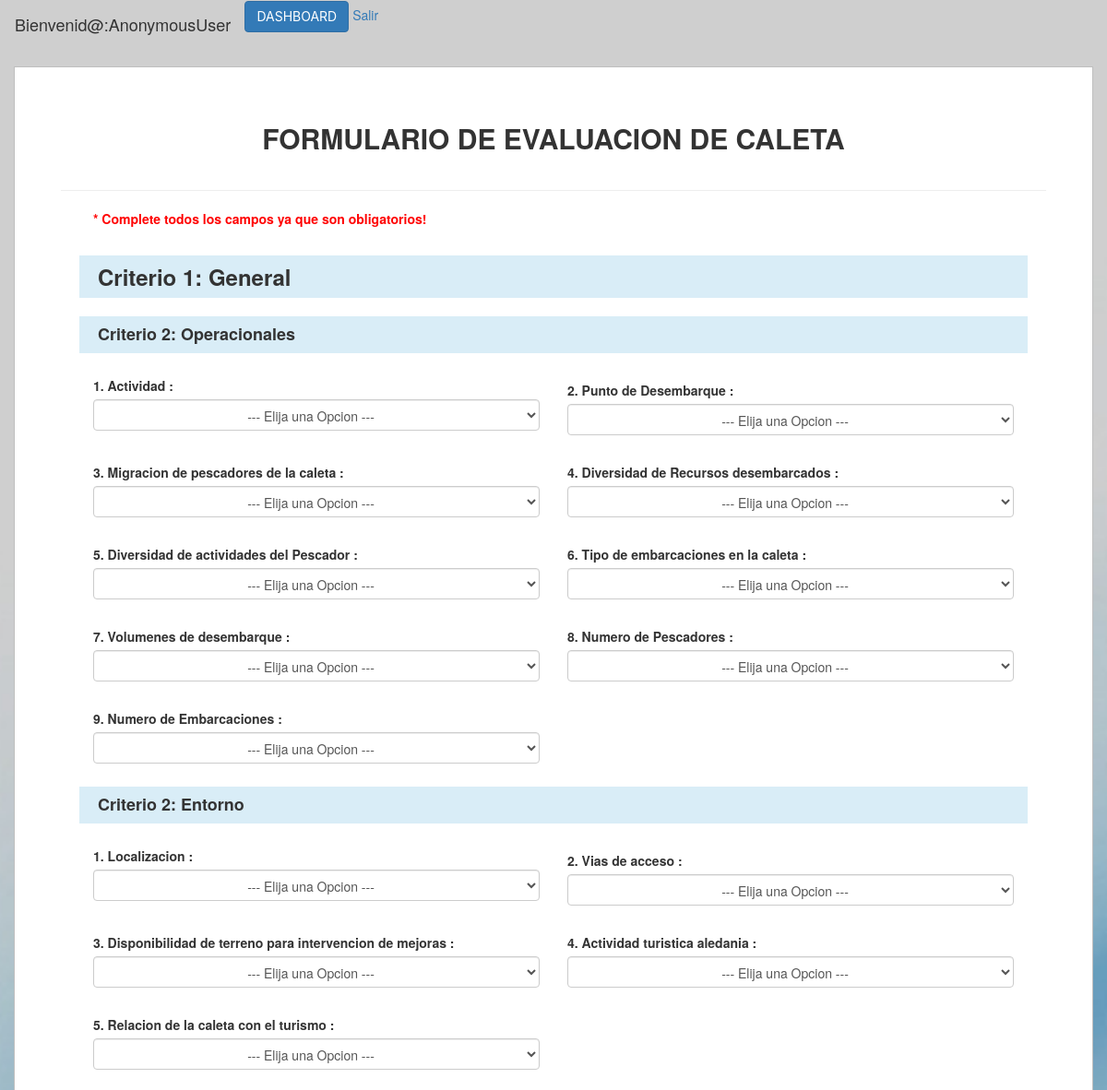
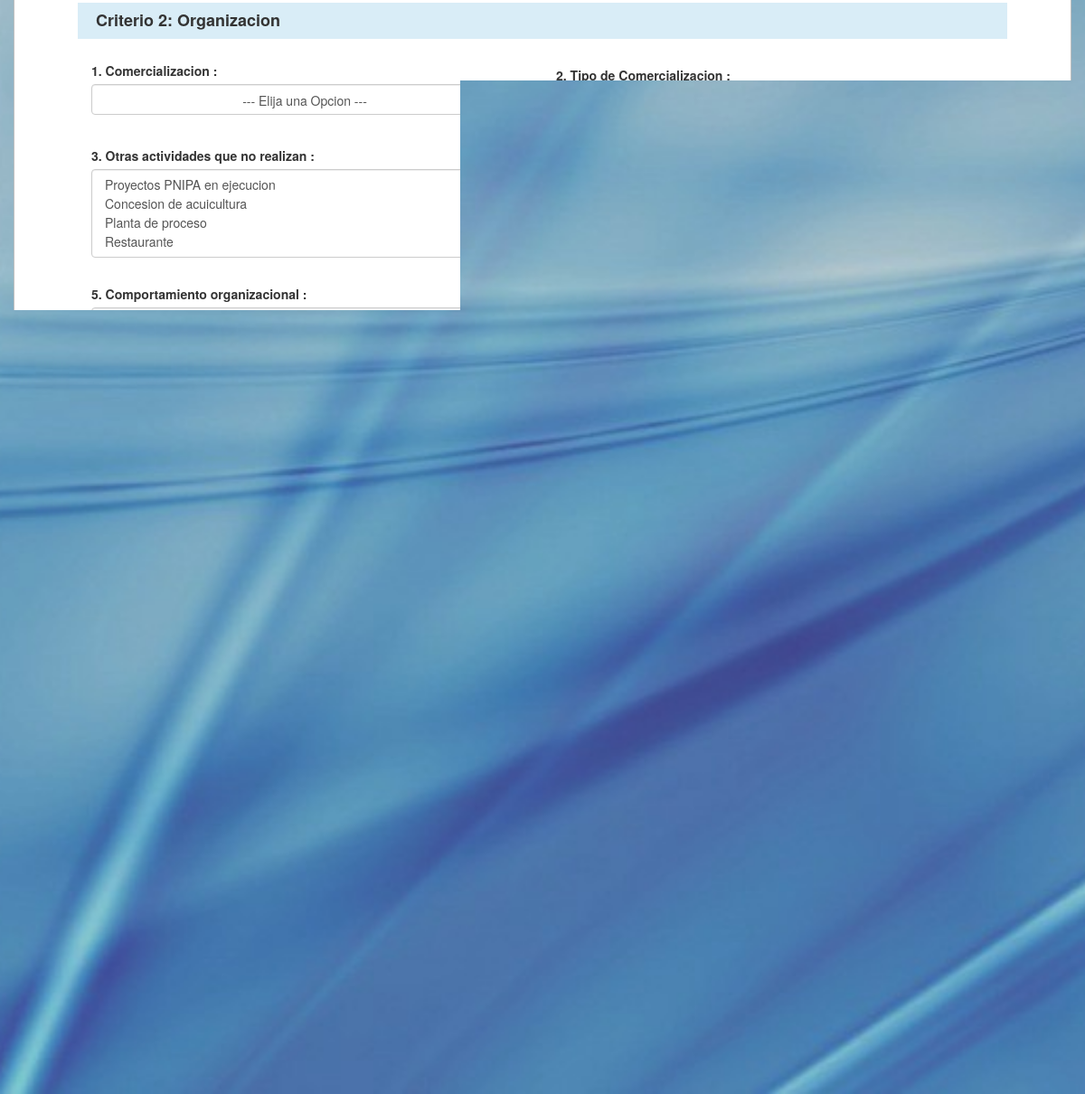
The page /form_eval on the database its author committed (2 pictures, top to bottom).
### criterios/models.py (models this page shows, shortened)
class Criterio(models.Model):
    idCriterio = models.AutoField(primary_key=True)
    idCriterioPadre = models.ForeignKey('self' , blank=True, null=True, on_delete=models.CASCADE)
    nombre = models.CharField(max_length=200)
    children = models.IntegerField(default=0)
    porcentaje = models.IntegerField(
        default = 1,
        validators=[MaxValueValidator, MinValueValidator]
    )
    nivel = models.IntegerField(
        default = 0
    )
    multipleOptions = models.BooleanField( default=False)
    def getId(self):
        return self.idCriterio
    def __init__(self, *args, **kwargs):
        super(Criterio, self).__init__(*args, **kwargs)
        if self.idCriterioPadre is not None:
            if self.nivel == 0:
                item = Criterio.objects.get(pk=self.idCriterioPadre.pk)
                self.nivel = item.nivel + 1

### criterios/views.py (the view)
# urls.py: re_path(r'form_eval$', views.criterios_list),
def criterios_list(request):
    items = Criterio.objects.raw("SELECT * FROM 'criterios_criterio' ORDER BY 'nivel'")  # WHERE nivel == 0
    ListOrdered = []
    newFunction(ListOrdered, items, None, 0)
    size = len(ListOrdered)
    criterios = []
    temp_crit = []
    for i in range(size):
        temp_crit.append(ListOrdered[i])
        if (i + 1) % 2 == 0:
            criterios.append(list(temp_crit))
            if len(temp_crit) > 0:
                del temp_crit[:]
    lsit_condiciones = Condicion.objects.raw("SELECT * FROM 'criterios_condicion' ORDER BY 'idCriterio'")
    ListOrderedCond = groupedCondition(lsit_condiciones)
    contexto = {'criterios': criterios, 'condiciones': ListOrderedCond}
    print(contexto)
    return render(request, 'formulario.html', contexto)

### criterios/models.py (called while the page is built)
    def __str__(self):
        return self.nombre

### criterios/templatetags/customer_template.py (called while the page is built)
@register.simple_tag
def any_function(lista, idCriterio):
	index = 0
	for i in range(len(lista)):
		if lista[i][0].idCriterio.getId() == idCriterio:
			index = i
			break
	return lista[index]

@register.simple_tag
def counting(num):
	return num+1

### criterios/views.py (called while the page is built)
def groupedCondition(listCondiciones):
    ListGroupedCond = []
    if listCondiciones:
        temp_list = []
        idCrit = listCondiciones[0].idCriterio
        for item in listCondiciones:
            if idCrit == item.idCriterio:
                temp_list.append(item)
            else:
                ListGroupedCond.append(list(temp_list))
                del temp_list[:]
                temp_list.append(item)
                idCrit = item.idCriterio
        if len(temp_list) > 0:
            ListGroupedCond.append(list(temp_list))
    return ListGroupedCond

### criterios/templates/formulario.html (shortened to what this page needs)
{% load customer_template %}
{% load static %}
<!DOCTYPE html>
<html lang="es">
<head>
  <link rel="stylesheet" href="{% static 'css/form_crit.css' %}" />
  <link rel="stylesheet" href="{% static 'css/fondodash.css' %}" />
  <link rel="stylesheet" href="https://maxcdn.bootstrapcdn.com/bootstrap/3.3.6/css/bootstrap.min.css" />
</head>
<body>
    <nav class="navbar navbar-light bg-primary-light">
        <a class="navbar-brand">Bienvenid@:{{user}}</a>
        <form class="form-inline">
            <a id="resultado" class="btn btn-primary btn-xl text-uppercase js-scroll-trigger" href="{% url 'dash'%}" role= "button">Dashboard</a>
          <a href="{% url 'logout'%}" >Salir</a>
        </form>
      </nav>
  <div id="contentprimero" class="container">
    <div id="crit_head" class="row">
      <h2> FORMULARIO DE EVALUACION DE CALETA </h2>
    </div>
    <hr>
    <div class="row" id="form_eval">
      <p> * Complete todos los campos ya que son obligatorios! </p>
      <form>
        {% if criterios %}
          {% for criterio in criterios %}
          <div class="row section_crit1">
              {% for items in criterio %}
                {% if items.nombre %}
                <h3 class="crit1_title"> Criterio 1: {{ items.nombre }}</h3>
                {% else %}
                  {% for item in items %}
                    {% if item.nombre %}
                    <div class="section_crit2">
                    <h4 class="crit2_title" > Criterio 2: {{ item.nombre }}</h4>
                    {% else %}
                      {% counting -1 as count %}
                        {% for it in item %}
                          {% counting count as count %}
                          <div class="form-group" >
                          <div class="col-sm-6 crit3_cont">
                          <label > {{ count }}. {{ it.nombre }} : </label>
                          {% any_function condiciones it.idCriterio as listaCond %}
                          {% if it.multipleOptions %}
                            <select class="form-control mul_select" multiple >
                            {% for condicion in listaCond %}
                              <option  value="{{condicion.ponderado}}/{{condicion.idCondicion}}"> {{ condicion }} </option>
                            {% endfor %}
                            </select>
                          </div>
                          {% else %}
                            <select class="form-control uni_select" style="text-align: center;"  >
                            <option value="none" disabled selected > --- Elija una Opcion --- </option>
                            </select>
                          </div>
                        {% endif%}
                          </div>
                        {% endfor %}
                    </div>
                    {% endif %}
                  {% endfor %}
                {% endif %}
              {% endfor %}
            <br>
          </div>
          {% endfor %}
        {% endif %}
        <hr>
        <div class="row" id="crits_footer">
        <button class="btn btn btn-light" onclick="restaurar()">Restaurar</button>
        <button type="button" class="btn btn-primary pull-right" onclick="evaluar()">EVALUAR CALETA</button>
      </div>
      </form>
    </div>
  </div>
</body>
<html>

### static/css/form_crit.css (style rules this page uses)
body { background-color: #f1f1f1; }
#contentprimero { background-color: white; border: 1px solid #BFBFBF; padding: 25px 50px; }
#crit_head { text-align: center; font-weight: bold; padding: 15px 15px 10px 15px; }
#crit_head h2 { font-weight: bold; }
.section_crit1 { padding-top: 0px; }
.section_crit1 h3 { font-weight: bold; }
.section_crit2 { width: 100%; float: left; }
.crit1_title { background-color: #d9edf7; font-weight: bold; padding: 10px 20px; box-sizing: border-box; }
.crit3_cont { padding: 15px 20px; box-sizing: border-box; float: left; }
.crit2_title { background-color: #d9edf7; font-weight: bold; padding: 10px 20px; box-sizing: border-box; }
#crits_footer { float: right; padding: 10px 0px; }
#crits_footer button { margin: 0px 10px; height: 50px; width: 150px; font-weight: bold; }
#form_eval { padding: 0px 50px; }
#form_eval p { color:red; font-weight: bold; }
a { color:#007bff; text-decoration:none; background-color:transparent; -webkit-text-decoration-skip:objects }
a:not([href]):not([tabindex]) { color:inherit; text-decoration:none }
.btn { font-family:Montserrat,-apple-system,BlinkMacSystemFont,'Segoe UI',Roboto,'Helvetica Neue',Arial,sans-serif,'Apple Color Emoji','Segoe UI Emoji','Segoe UI Symbol','Noto Color Emoji'; font-weight:500 }
.btn-xl { font-size:16px; padding:20px 20px }
.btn-primary { background-color:#47617e; border-color:#47617e; }
.btn-primary { color:#fff; background-color:#47617e; border-color:#47617e }

### static/css/fondodash.css (style rules this page uses)
body { background-image: url(../img/celeste.jpg); background-repeat: no-repeat; background-position: center center; background-size: cover; background-attachment:fixed; }
.btn-primary { color:#fff; background-color:#566c81dc; border-color:#566c81dc; }

### rows shown on the page
Criterio: nombre "General"
Criterio: nombre "Operacionales"
Criterio: count "1", nombre "Actividad"
Criterio: count "2", nombre "Punto de Desembarque"
Criterio: count "3", nombre "Migracion de pescadores de la caleta"
Criterio: count "4", nombre "Diversidad de Recursos desembarcados"
Criterio: porcentaje "5", nombre "Diversidad de actividades del Pescador"
Criterio: count "6", nombre "Tipo de embarcaciones en la caleta"
Criterio: count "7", nombre "Volumenes de desembarque"
Criterio: count "8", nombre "Numero de Pescadores"
Criterio: count "9", nombre "Numero de Embarcaciones"
Criterio: nombre "Entorno"
Criterio: count "1", nombre "Localizacion"
Criterio: count "2", nombre "Vias de acceso"
Criterio: children "3", nombre "Disponibilidad de terreno para intervencion de mejoras"
Criterio: count "4", nombre "Actividad turistica aledania"
Criterio: count "5", nombre "Relacion de la caleta con el turismo"
Criterio: nombre "Organizacion"
Criterio: count "1", nombre "Comercializacion"
Criterio: count "2", nombre "Tipo de Comercializacion"
Criterio: count "3", nombre "Otras actividades que no realizan"
Criterio: nombre "Cursos de capacitacion no realizados"
Criterio: count "5", nombre "Comportamiento organizacional"
Criterio: nombre "Comisiones y actividades en otras areas que no se practican en las caletas"
Criterio: nombre "Infraestructura y Servicios"
Criterio: nombre "Infraestructura y Servicio"
Criterio: nombre "Infraestructura portuaria existente"
Criterio: nombre "Infraestructura Complementaria que disponen"
Criterio: nombre "Equipos que no poseen"
Criterio: nombre "Servicios basicos que no dispone la caleta"
Criterio: nombre "Disponibilidad de espacio en la caleta"

### other values the page prints
{{ user }} "AnonymousUser"
